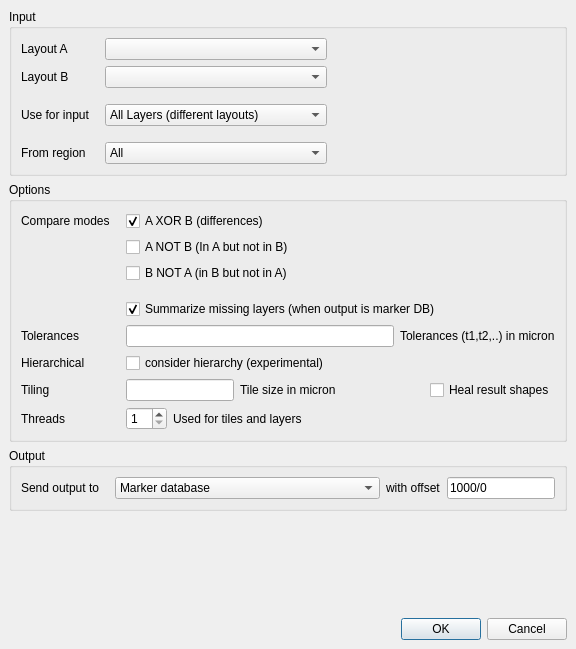
<?xml version="1.0" encoding="UTF-8"?>
<ui version="4.0">
 <class>XORToolDialog</class>
 <widget class="QDialog" name="XORToolDialog">
  <property name="geometry">
   <rect>
    <x>0</x>
    <y>0</y>
    <width>576</width>
    <height>649</height>
   </rect>
  </property>
  <property name="windowTitle">
   <string>XOR Tool</string>
  </property>
  <layout class="QVBoxLayout">
   <property name="spacing">
    <number>6</number>
   </property>
   <property name="leftMargin">
    <number>9</number>
   </property>
   <property name="topMargin">
    <number>9</number>
   </property>
   <property name="rightMargin">
    <number>9</number>
   </property>
   <property name="bottomMargin">
    <number>9</number>
   </property>
   <item>
    <widget class="QGroupBox" name="groupBox">
     <property name="title">
      <string>Input</string>
     </property>
     <layout class="QGridLayout">
      <property name="leftMargin">
       <number>9</number>
      </property>
      <property name="topMargin">
       <number>9</number>
      </property>
      <property name="rightMargin">
       <number>9</number>
      </property>
      <property name="bottomMargin">
       <number>9</number>
      </property>
      <property name="spacing">
       <number>6</number>
      </property>
      <item row="5" column="0">
       <widget class="QLabel" name="label_12">
        <property name="text">
         <string>From region</string>
        </property>
       </widget>
      </item>
      <item row="0" column="0">
       <widget class="QLabel" name="label">
        <property name="text">
         <string>Layout A</string>
        </property>
       </widget>
      </item>
      <item row="3" column="0">
       <widget class="QLabel" name="label_8">
        <property name="text">
         <string>Use for input   </string>
        </property>
       </widget>
      </item>
      <item row="1" column="0">
       <widget class="QLabel" name="label_2">
        <property name="text">
         <string>Layout B</string>
        </property>
       </widget>
      </item>
      <item row="3" column="1">
       <widget class="QComboBox" name="input_layers_cbx">
        <property name="sizePolicy">
         <sizepolicy hsizetype="Preferred" vsizetype="Fixed">
          <horstretch>1</horstretch>
          <verstretch>0</verstretch>
         </sizepolicy>
        </property>
        <item>
         <property name="text">
          <string>All Layers (different layouts)</string>
         </property>
        </item>
        <item>
         <property name="text">
          <string>Visible layers (different layouts)</string>
         </property>
        </item>
       </widget>
      </item>
      <item row="2" column="1">
       <spacer>
        <property name="orientation">
         <enum>Qt::Vertical</enum>
        </property>
        <property name="sizeType">
         <enum>QSizePolicy::Fixed</enum>
        </property>
        <property name="sizeHint" stdset="0">
         <size>
          <width>0</width>
          <height>10</height>
         </size>
        </property>
       </spacer>
      </item>
      <item row="5" column="1">
       <widget class="QComboBox" name="region_cbx">
        <property name="sizePolicy">
         <sizepolicy hsizetype="Preferred" vsizetype="Fixed">
          <horstretch>0</horstretch>
          <verstretch>0</verstretch>
         </sizepolicy>
        </property>
        <item>
         <property name="text">
          <string>All</string>
         </property>
        </item>
        <item>
         <property name="text">
          <string>Visible region</string>
         </property>
        </item>
        <item>
         <property name="text">
          <string>Clipped to ruler</string>
         </property>
        </item>
       </widget>
      </item>
      <item row="1" column="1">
       <widget class="lay::CellViewSelectionComboBox" name="layoutb">
        <property name="sizePolicy">
         <sizepolicy hsizetype="Preferred" vsizetype="Fixed">
          <horstretch>1</horstretch>
          <verstretch>0</verstretch>
         </sizepolicy>
        </property>
        <property name="sizeAdjustPolicy">
         <enum>QComboBox::AdjustToContentsOnFirstShow</enum>
        </property>
       </widget>
      </item>
      <item row="0" column="1">
       <widget class="lay::CellViewSelectionComboBox" name="layouta">
        <property name="sizePolicy">
         <sizepolicy hsizetype="Preferred" vsizetype="Fixed">
          <horstretch>1</horstretch>
          <verstretch>0</verstretch>
         </sizepolicy>
        </property>
        <property name="sizeAdjustPolicy">
         <enum>QComboBox::AdjustToContentsOnFirstShow</enum>
        </property>
       </widget>
      </item>
      <item row="4" column="1">
       <spacer>
        <property name="orientation">
         <enum>Qt::Vertical</enum>
        </property>
        <property name="sizeType">
         <enum>QSizePolicy::Fixed</enum>
        </property>
        <property name="sizeHint" stdset="0">
         <size>
          <width>0</width>
          <height>10</height>
         </size>
        </property>
       </spacer>
      </item>
      <item row="1" column="2">
       <widget class="QLabel" name="label_13">
        <property name="sizePolicy">
         <sizepolicy hsizetype="Expanding" vsizetype="Preferred">
          <horstretch>1</horstretch>
          <verstretch>0</verstretch>
         </sizepolicy>
        </property>
        <property name="text">
         <string/>
        </property>
       </widget>
      </item>
     </layout>
    </widget>
   </item>
   <item>
    <widget class="QGroupBox" name="groupBox_2">
     <property name="title">
      <string>Options</string>
     </property>
     <layout class="QGridLayout">
      <property name="leftMargin">
       <number>9</number>
      </property>
      <property name="topMargin">
       <number>9</number>
      </property>
      <property name="rightMargin">
       <number>9</number>
      </property>
      <property name="bottomMargin">
       <number>9</number>
      </property>
      <property name="spacing">
       <number>6</number>
      </property>
      <item row="1" column="1" colspan="2">
       <widget class="QCheckBox" name="anotb_cb">
        <property name="sizePolicy">
         <sizepolicy hsizetype="Preferred" vsizetype="Fixed">
          <horstretch>0</horstretch>
          <verstretch>0</verstretch>
         </sizepolicy>
        </property>
        <property name="text">
         <string>A NOT B (In A but not in B)</string>
        </property>
       </widget>
      </item>
      <item row="5" column="2">
       <widget class="QLabel" name="label_6">
        <property name="text">
         <string>Tolerances (t1,t2,..) in micron</string>
        </property>
       </widget>
      </item>
      <item row="8" column="0">
       <widget class="QLabel" name="label_10">
        <property name="text">
         <string>Threads</string>
        </property>
       </widget>
      </item>
      <item row="8" column="1" colspan="2">
       <widget class="QFrame" name="frame_2">
        <property name="frameShape">
         <enum>QFrame::NoFrame</enum>
        </property>
        <property name="frameShadow">
         <enum>QFrame::Raised</enum>
        </property>
        <layout class="QHBoxLayout">
         <property name="spacing">
          <number>6</number>
         </property>
         <property name="leftMargin">
          <number>0</number>
         </property>
         <property name="topMargin">
          <number>0</number>
         </property>
         <property name="rightMargin">
          <number>0</number>
         </property>
         <property name="bottomMargin">
          <number>0</number>
         </property>
         <item>
          <widget class="QSpinBox" name="threads">
           <property name="minimum">
            <number>1</number>
           </property>
          </widget>
         </item>
         <item>
          <widget class="QLabel" name="label_11">
           <property name="sizePolicy">
            <sizepolicy hsizetype="Preferred" vsizetype="Preferred">
             <horstretch>1</horstretch>
             <verstretch>0</verstretch>
            </sizepolicy>
           </property>
           <property name="text">
            <string>Used for tiles and layers</string>
           </property>
          </widget>
         </item>
        </layout>
       </widget>
      </item>
      <item row="5" column="0">
       <widget class="QLabel" name="label_5">
        <property name="text">
         <string>Tolerances</string>
        </property>
       </widget>
      </item>
      <item row="0" column="0">
       <widget class="QLabel" name="label_4">
        <property name="text">
         <string>Compare modes   </string>
        </property>
       </widget>
      </item>
      <item row="3" column="0" colspan="3">
       <spacer>
        <property name="orientation">
         <enum>Qt::Vertical</enum>
        </property>
        <property name="sizeType">
         <enum>QSizePolicy::Fixed</enum>
        </property>
        <property name="sizeHint" stdset="0">
         <size>
          <width>0</width>
          <height>10</height>
         </size>
        </property>
       </spacer>
      </item>
      <item row="0" column="1" colspan="2">
       <widget class="QCheckBox" name="axorb_cb">
        <property name="sizePolicy">
         <sizepolicy hsizetype="Preferred" vsizetype="Fixed">
          <horstretch>0</horstretch>
          <verstretch>0</verstretch>
         </sizepolicy>
        </property>
        <property name="text">
         <string>A XOR B (differences)</string>
        </property>
        <property name="checked">
         <bool>true</bool>
        </property>
       </widget>
      </item>
      <item row="4" column="1" colspan="2">
       <widget class="QCheckBox" name="summarize_cb">
        <property name="text">
         <string>Summarize missing layers (when output is marker DB)</string>
        </property>
        <property name="checked">
         <bool>true</bool>
        </property>
       </widget>
      </item>
      <item row="2" column="1" colspan="2">
       <widget class="QCheckBox" name="bnota_cb">
        <property name="sizePolicy">
         <sizepolicy hsizetype="Preferred" vsizetype="Fixed">
          <horstretch>0</horstretch>
          <verstretch>0</verstretch>
         </sizepolicy>
        </property>
        <property name="text">
         <string>B NOT A (in B but not in A)</string>
        </property>
       </widget>
      </item>
      <item row="7" column="0">
       <widget class="QLabel" name="label_7">
        <property name="text">
         <string>Tiling</string>
        </property>
       </widget>
      </item>
      <item row="7" column="1" colspan="2">
       <widget class="QFrame" name="frame">
        <property name="frameShape">
         <enum>QFrame::NoFrame</enum>
        </property>
        <property name="frameShadow">
         <enum>QFrame::Raised</enum>
        </property>
        <layout class="QHBoxLayout">
         <property name="spacing">
          <number>6</number>
         </property>
         <property name="leftMargin">
          <number>0</number>
         </property>
         <property name="topMargin">
          <number>0</number>
         </property>
         <property name="rightMargin">
          <number>0</number>
         </property>
         <property name="bottomMargin">
          <number>0</number>
         </property>
         <item>
          <widget class="QLineEdit" name="tiling">
           <property name="sizePolicy">
            <sizepolicy hsizetype="Preferred" vsizetype="Fixed">
             <horstretch>0</horstretch>
             <verstretch>0</verstretch>
            </sizepolicy>
           </property>
          </widget>
         </item>
         <item>
          <widget class="QLabel" name="label_3">
           <property name="sizePolicy">
            <sizepolicy hsizetype="Preferred" vsizetype="Preferred">
             <horstretch>1</horstretch>
             <verstretch>0</verstretch>
            </sizepolicy>
           </property>
           <property name="text">
            <string>Tile size in micron</string>
           </property>
          </widget>
         </item>
         <item>
          <widget class="QCheckBox" name="heal_cb">
           <property name="text">
            <string>Heal result shapes</string>
           </property>
          </widget>
         </item>
        </layout>
       </widget>
      </item>
      <item row="5" column="1">
       <widget class="QLineEdit" name="tolerances">
        <property name="sizePolicy">
         <sizepolicy hsizetype="Preferred" vsizetype="Fixed">
          <horstretch>1</horstretch>
          <verstretch>0</verstretch>
         </sizepolicy>
        </property>
       </widget>
      </item>
      <item row="6" column="0">
       <widget class="QLabel" name="label_14">
        <property name="text">
         <string>Hierarchical</string>
        </property>
       </widget>
      </item>
      <item row="6" column="1" colspan="2">
       <widget class="QCheckBox" name="deep">
        <property name="text">
         <string>consider hierarchy (experimental)</string>
        </property>
       </widget>
      </item>
     </layout>
    </widget>
   </item>
   <item>
    <widget class="QGroupBox" name="groupBox_4">
     <property name="title">
      <string>Output</string>
     </property>
     <layout class="QHBoxLayout">
      <property name="spacing">
       <number>6</number>
      </property>
      <property name="leftMargin">
       <number>9</number>
      </property>
      <property name="topMargin">
       <number>9</number>
      </property>
      <property name="rightMargin">
       <number>9</number>
      </property>
      <property name="bottomMargin">
       <number>9</number>
      </property>
      <item>
       <widget class="QLabel" name="label_9">
        <property name="text">
         <string>Send output to   </string>
        </property>
       </widget>
      </item>
      <item>
       <widget class="QComboBox" name="output_cbx">
        <property name="sizePolicy">
         <sizepolicy hsizetype="Expanding" vsizetype="Fixed">
          <horstretch>0</horstretch>
          <verstretch>0</verstretch>
         </sizepolicy>
        </property>
        <item>
         <property name="text">
          <string>Marker database</string>
         </property>
        </item>
        <item>
         <property name="text">
          <string>Other layout</string>
         </property>
        </item>
        <item>
         <property name="text">
          <string>New layers in layout A ...</string>
         </property>
        </item>
        <item>
         <property name="text">
          <string>New layers in layout B ...</string>
         </property>
        </item>
       </widget>
      </item>
      <item>
       <widget class="QLabel" name="layer_offset_lbl">
        <property name="text">
         <string>with offset</string>
        </property>
       </widget>
      </item>
      <item>
       <widget class="QLineEdit" name="layer_offset_le">
        <property name="sizePolicy">
         <sizepolicy hsizetype="Preferred" vsizetype="Fixed">
          <horstretch>0</horstretch>
          <verstretch>0</verstretch>
         </sizepolicy>
        </property>
        <property name="text">
         <string>1000/0</string>
        </property>
       </widget>
      </item>
     </layout>
    </widget>
   </item>
   <item>
    <spacer>
     <property name="orientation">
      <enum>Qt::Vertical</enum>
     </property>
     <property name="sizeHint" stdset="0">
      <size>
       <width>0</width>
       <height>16</height>
      </size>
     </property>
    </spacer>
   </item>
   <item>
    <widget class="QDialogButtonBox" name="buttonBox">
     <property name="orientation">
      <enum>Qt::Horizontal</enum>
     </property>
     <property name="standardButtons">
      <set>QDialogButtonBox::Cancel|QDialogButtonBox::Ok</set>
     </property>
    </widget>
   </item>
  </layout>
 </widget>
 <customwidgets>
  <customwidget>
   <class>lay::CellViewSelectionComboBox</class>
   <extends>QComboBox</extends>
   <header>layWidgets.h</header>
  </customwidget>
 </customwidgets>
 <tabstops>
  <tabstop>layouta</tabstop>
  <tabstop>layoutb</tabstop>
  <tabstop>input_layers_cbx</tabstop>
  <tabstop>region_cbx</tabstop>
  <tabstop>axorb_cb</tabstop>
  <tabstop>anotb_cb</tabstop>
  <tabstop>bnota_cb</tabstop>
  <tabstop>summarize_cb</tabstop>
  <tabstop>tolerances</tabstop>
  <tabstop>tiling</tabstop>
  <tabstop>threads</tabstop>
  <tabstop>output_cbx</tabstop>
  <tabstop>layer_offset_le</tabstop>
  <tabstop>buttonBox</tabstop>
 </tabstops>
 <resources/>
 <connections>
  <connection>
   <sender>buttonBox</sender>
   <signal>accepted()</signal>
   <receiver>XORToolDialog</receiver>
   <slot>accept()</slot>
   <hints>
    <hint type="sourcelabel">
     <x>248</x>
     <y>254</y>
    </hint>
    <hint type="destinationlabel">
     <x>157</x>
     <y>274</y>
    </hint>
   </hints>
  </connection>
  <connection>
   <sender>buttonBox</sender>
   <signal>rejected()</signal>
   <receiver>XORToolDialog</receiver>
   <slot>reject()</slot>
   <hints>
    <hint type="sourcelabel">
     <x>316</x>
     <y>260</y>
    </hint>
    <hint type="destinationlabel">
     <x>286</x>
     <y>274</y>
    </hint>
   </hints>
  </connection>
 </connections>
</ui>
